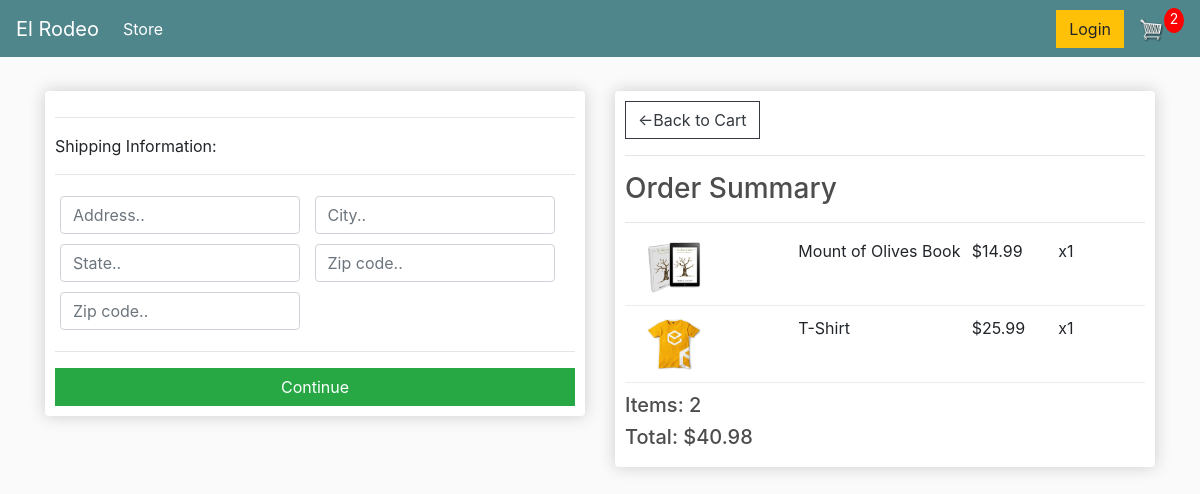
/checkout/ (signed in), run on an earlier commit of the app's database.
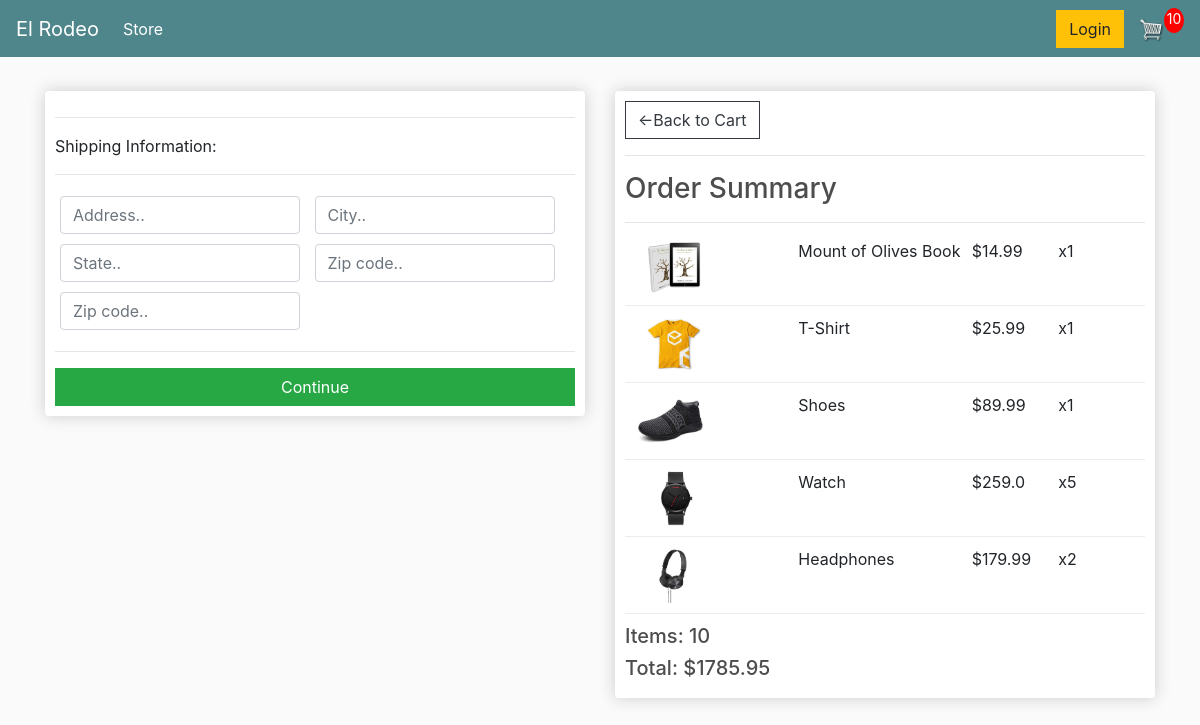
And on a later commit of the database.
### store/models.py (models this page shows, shortened)
class OrderItem(models.Model):
    product = models.ForeignKey(Product, on_delete=models.SET_NULL, blank=True, null=True)
    order = models.ForeignKey(Order, on_delete=models.SET_NULL, blank=True, null=True)
    quantity = models.IntegerField(default=0, null=True, blank=True)
    date_added = models.DateTimeField(auto_now_add=True)
    @property
    def get_total(self):
        total = self.product.price * self.quantity
        return total

class Product(models.Model):
    name = models.CharField(max_length=200, null=True)
    price = models.FloatField()
    digital = models.BooleanField(default=False, null=True, blank=False)
    image = models.ImageField(null=True, blank=True, )
    @property
    def imageURL(self):
        try:
            url = self.image.url
        except:
            url = ''
        return url

class Order(models.Model):
    customer = models.ForeignKey(Customer, on_delete=models.SET_NULL, blank=True, null=True)
    date_ordered = models.DateTimeField(auto_now_add=True)
    complete = models.BooleanField(default=False, null=True, blank=False)
    transaction_id = models.CharField(max_length=200, null=True)
    @property
    def shipping(self):
        shipping = False
        orderitems = self.orderitem_set.all()
        for i in orderitems:
            if i.product.digital == False:
                shipping = True
        return shipping
    @property
    def get_cart_total(self):
        orderitems = self.orderitem_set.all()
        total = sum([item.get_total for item in orderitems])
        return total
    @property
    def get_cart_items(self):
        orderitems = self.orderitem_set.all()
        total = sum([item.quantity for item in orderitems])
        return total

### store/views.py (the view)
# urls.py: path('checkout/', views.checkout, name="checkout"),
def checkout(request):
    if request.user.is_authenticated:
        customer = request.user.customer
        order, created = Order.objects.get_or_create(customer=customer, complete=False)
        items = order.orderitem_set.all()
        cartItems = order.get_cart_items
    else:
        items = []
        order = {'get_cart_total': 0, 'get_cart_items': 0, 'shipping': False}
        cartItems = order['get_cart_items']
    return render(request, "store/checkout.html", {
        'items': items,
        'order': order,
        'cartItems': cartItems
    })

### store/templates/store/checkout.html (shortened to what this page needs)
{% extends 'store/layout.html' %}
{% load static %}
{% block content %}
    <div class="row">
        <div class="col-lg-6">
            <div class="box-element" id="form-wrapper">
                <form id="form">
                    <div id="shipping-info">
						<hr>
						<p>Shipping Information:</p>
						<hr>
						<div class="form-field">
							<input class="form-control" type="text" name="address" placeholder="Address..">
						</div>
						<div class="form-field">
							<input class="form-control" type="text" name="city" placeholder="City..">
						</div>
						<div class="form-field">
							<input class="form-control" type="text" name="state" placeholder="State..">
						</div>
						<div class="form-field">
							<input class="form-control" type="text" name="zipcode" placeholder="Zip code..">
						</div>
						<div class="form-field">
							<input class="form-control" type="text" name="country" placeholder="Zip code..">
						</div>
                    </div>
                    <hr>
                    <input id="form-button" class="btn btn-success btn-block" type="submit" value="Continue">
                </form>
            </div>
            <br>
        </div>
        <div class="col-lg-6">
            <div class="box-element">
                <a class="btn btn-outline-dark" href="{% url 'cart' %}">&#x2190;Back to Cart</a>
                <hr>
                <h3>Order Summary</h3>
                <hr>
				{% for item in items %}
				<div class="cart-row">
					<div style="flex:2"><img class="row-image" src="{{item.product.imageURL}}"></div>
					<div style="flex:2"><p>{{item.product.name}}</p></div>
					<div style="flex:1"><p>${{item.product.price}}</p></div>
					<div style="flex:1"><p>x{{item.quantity}}</p></div>
				</div>
				{% endfor %}
                <h5>Items: {{order.get_cart_items}}</h5>
                <h5>Total: ${{order.get_cart_total|floatformat:2}}</h5>
            </div>
        </div>
    </div>
{% endblock %}

What changed in the data, as far as the page shows it:
added OrderItem: product.imageURL (picture), product.name "Shoes", product.price "89.99", quantity "1"
added OrderItem: product.imageURL (picture), product.name "Watch", product.price "259.0", quantity "5"
added OrderItem: product.imageURL (picture), product.name "Headphones", product.price "179.99", quantity "2"
computed for Order: get_cart_items "2" → "10"; get_cart_total "40.98" → "1785.95"
Also different on the page:
{{ cartItems }}: "2" → "10"
